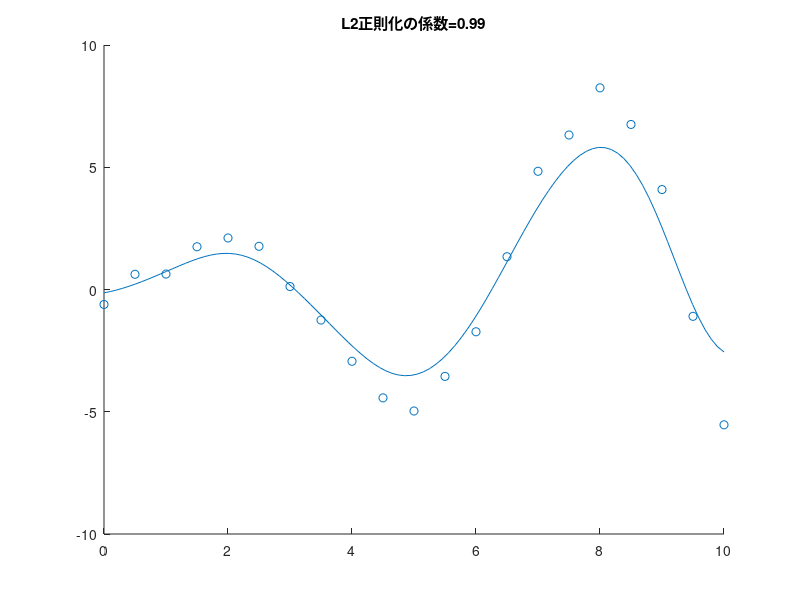

This figure's MATLAB source:
clear;clc;close all

beta = 1;

figure;
for L2regu = 0.01:0.02:1

rng('default') % For reproducibility
x_observed = linspace(0,10,21)';
y_observed1 = x_observed.*sin(x_observed);
y_observed2 = y_observed1 + 0.5*randn(size(x_observed));
numSample = numel(x_observed);
K = zeros(numSample, numSample);

for i =1:numSample
    for j = 1:numSample
%         diff = (y_observed2(i)-y_observed2(j))^2;
        diff = (x_observed(i)-x_observed(j))^2;
        K(i,j) = exp(-beta*diff);
    end
end

w = inv((K+L2regu*eye(numSample)))*y_observed2;

scatter(x_observed,y_observed2);hold on

numSample_test = 100;
x_test = linspace(0,10,numSample_test)';
kOut = zeros(numSample_test,1);
for i =1:numSample_test

    x_i = x_test(i);
    diff_test = (x_observed-x_i).^2;
    kOut(i) = w'*exp(-diff_test.*beta);
    
end

plot(x_test,kOut)
title(sprintf('L2正則化の係数=%d',L2regu));hold off;drawnow;pause(0.2)
im = getframe();


end